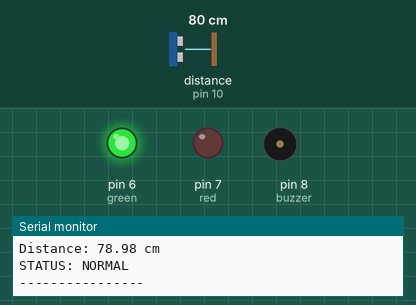
Simulated run of this sketch. Board: Arduino Uno, built with avr-gcc and run on an emulated ATmega328P. On the bench: output pins drawn as LEDs (lit = HIGH), buzzer (waves = sounding), the last lines printed to the serial monitor. Wiring (inferred from the names in the program): ultrasonic range finder: trigger pin 9; echo pin 10. The inputs (shaded band) are chosen by the test bench; at power-on: distance to the obstacle (sensor on pin 10) 80 cm. The echo pulse lasts 58.3 µs per cm; pins used as bus, display or sensor lines are not drawn.

Above: at 1.8 s.
1.9 s: distance to the obstacle (sensor on pin 10) set to 22 cm
3.4 s: distance to the obstacle (sensor on pin 10) set to 18 cm
At 4.9 s:
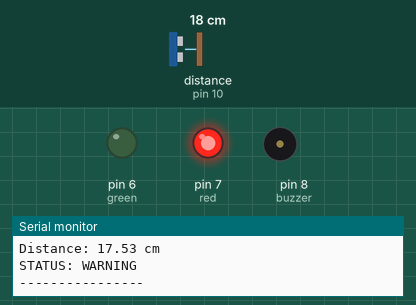
5.5 s: distance to the obstacle (sensor on pin 10) set to 12 cm
7.2 s: distance to the obstacle (sensor on pin 10) set to 9 cm
At 9.2 s:
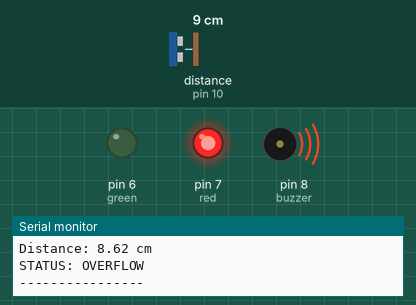
9.5 s: distance to the obstacle (sensor on pin 10) set to 35 cm
At 11.2 s:
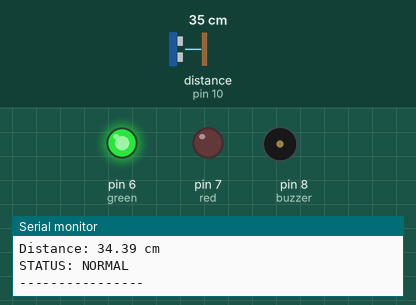
11.5 s: distance to the obstacle (sensor on pin 10) set to 2 cm
At 12.8 s:
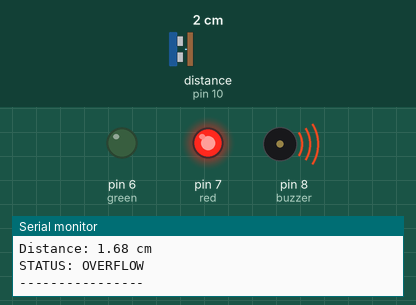
Timing chart, 0 to 14.5 s (numbered marks = the images above; inputs shaded):
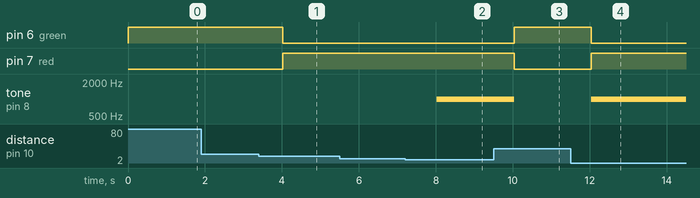

Measured:
- the behaviour switches between 21 and 20 cm on distance to the obstacle (sensor on pin 10) (found by bisection; images 0 and 1)
- the behaviour switches between 11 and 10 cm on distance to the obstacle (sensor on pin 10) (found by bisection; images 1 and 2)
- after the input at 3.4 s, pin 6 (green): HIGH → LOW after 0.62 s; pin 7 (red): LOW → HIGH after 0.62 s
- after the input at 7.2 s, tone on pin 8 (buzzer): silent → 1000 Hz after 0.83 s
- after the input at 9.5 s, pin 6 (green): LOW → HIGH after 0.53 s; pin 7 (red): HIGH → LOW after 0.53 s; tone on pin 8 (buzzer): 1000 Hz → silent after 0.53 s
- after the input at 11.5 s, pin 6 (green): HIGH → LOW after 0.54 s; pin 7 (red): LOW → HIGH after 0.54 s; tone on pin 8 (buzzer): silent → 1000 Hz after 0.54 s

The sketch:

tinkercad_test.ino
```cpp
int trig = 9;
int echo = 10;

int green = 6;
int red = 7;
int buzzer = 8;

void setup()
{
Serial.begin(9600);

pinMode(trig,OUTPUT);
pinMode(echo,INPUT);

pinMode(green,OUTPUT);
pinMode(red,OUTPUT);
pinMode(buzzer,OUTPUT);
}

void loop()
{

// Trigger sensor
digitalWrite(trig,LOW);
delayMicroseconds(2);

digitalWrite(trig,HIGH);
delayMicroseconds(10);

digitalWrite(trig,LOW);


// Read distance
long duration =
pulseIn(echo,HIGH);

float distance=
duration*0.034/2;


// Print reading
Serial.print("Distance: ");
Serial.print(distance);
Serial.println(" cm");


/*
STATE 1
Empty/Normal
*/
if(distance > 20)
{
digitalWrite(green,HIGH);
digitalWrite(red,LOW);

noTone(buzzer);

Serial.println("STATUS: NORMAL");
}


/*
STATE 2
Warning
*/
else if(distance > 10)
{
digitalWrite(green,LOW);
digitalWrite(red,HIGH);

noTone(buzzer);

Serial.println("STATUS: WARNING");
}


/*
STATE 3
Overflow
*/
else
{
digitalWrite(green,LOW);
digitalWrite(red,HIGH);

tone(buzzer,1000);

Serial.println("STATUS: OVERFLOW");
}

Serial.println("----------------");

delay(1000);

}
```
